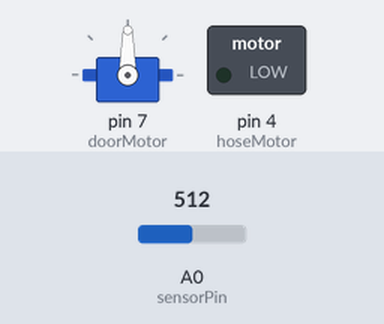
A sketch run on a simulated Arduino Uno, built with avr-gcc and run on an emulated ATmega328P. On the bench: servo, switched loads named in the sketch (green lamp = pin HIGH). The inputs (shaded band) are chosen by the test bench; at power-on: A0 (sensorPin) = 512. What the sketch prints to the serial monitor is not drawn.

Above: at 1.8 s.
1.9 s: A0 (sensorPin) set to 610
At 2.8 s:
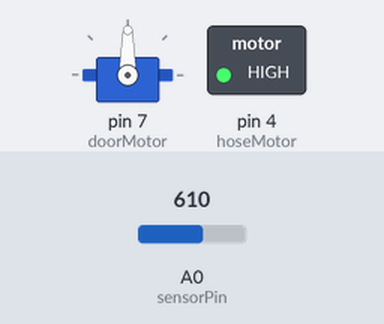
Timing chart, 0 to 4.9 s (numbered marks = the images above; inputs shaded):
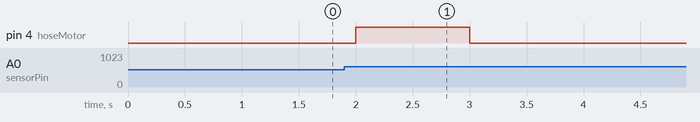

The sketch:

SmokeDetector.ino
```cpp
#include <Servo.h>
Servo servo;

bool active = false;
char inactiveFlag = 'a';
char activeFlag = 'b';

int hoseMotor = 4;
int doorMotor = 7;
int sensorPin = A0;

int motorSpinTime = 1000;
int threshold = 600;
int waitTime = 1000;

void setup() {
  pinMode(hoseMotor, OUTPUT);
  pinMode(sensorPin, INPUT);
  servo.attach(doorMotor);

  // Begins serial communications with computer
  Serial.begin(9600);
  // Waits until communications are established to enter main loop
  while (!Serial) {}
}

void loop() {
  int onFire = analogRead(sensorPin);

  if (onFire > threshold && !active)
  {
    // Update active to prevent system from activating twice
    active = true;
    activate();
  }
  else
  {
    int availableBytes = Serial.availableForWrite();
    if (availableBytes >= 1)
    {
      Serial.write(inactiveFlag);
    }
  }

/*
  Spins servo motor to close garage door when data is received from python script
  Python script was intended to send data when phone sends message
  Not implemented

  if (Serial.read() != -1)
  {
    servo.write(30);
    delay(motorSpinTime);
    servo.write(0);
  }
*/

  delay(waitTime);
}

void activate()
{
  int availableBytes = Serial.availableForWrite();

  // Checks if a byte can be written
  if (availableBytes >= 1)
  {
    Serial.write(activeFlag);

    // Hose motor also controls garage door
    digitalWrite(hoseMotor, HIGH);
    delay(motorSpinTime);
    digitalWrite(hoseMotor, LOW);
  }
  else
  {
    // If data isn't written, reset active and try again
    active = false;
  }
}
```

Measured:
- after the input at 1.9 s, pin 4 (hoseMotor): LOW → HIGH after 0.10 s, → LOW 1.0 s later
